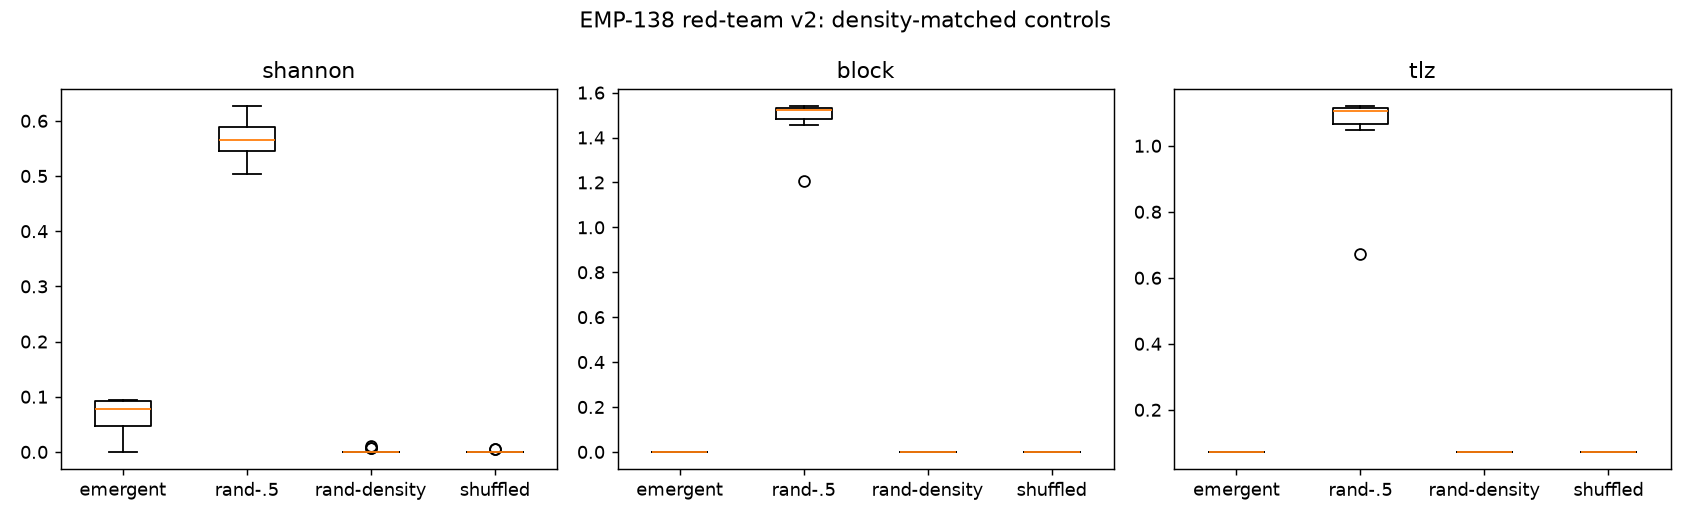

Write Python code to recreate this figure.
# EMP-138 red-team v2 (solid protocol): trajectory-averaged measures, tiled patterns
# so densities are non-trivial, proper pulsar, glider kept in-bounds by re-injection.
import numpy as np, json
from collections import Counter
import matplotlib; matplotlib.use("Agg")
import matplotlib.pyplot as plt
rng = np.random.default_rng(7)
N, T, STEP = 96, 60, 25

def life(g):
    n = (np.roll(g,1,0)+np.roll(g,-1,0)+np.roll(g,1,1)+np.roll(g,-1,1)
         + np.roll(np.roll(g,1,0),1,1)+np.roll(np.roll(g,1,0),-1,1)
         + np.roll(np.roll(g,-1,0),1,1)+np.roll(np.roll(g,-1,0),-1,1))
    return (((g==1)&((n==2)|(n==3))) | ((g==0)&(n==3))).astype(np.float32)

def traj(g, T=T, warmup=True):
    fr=[]; rho=[]; t0 = T//3 if warmup else 0
    for t in range(T):
        g = life(g)
        if t >= t0: fr.append(g.copy()); rho.append(g.mean())
    return fr, rho

def place(pattern_fn, ncopy, seed):
    r = np.random.default_rng(seed); g = np.zeros((N,N))
    for _ in range(ncopy):
        p = pattern_fn()
        H, W = p.shape
        y, x = r.integers(0, N-H), r.integers(0, N-W)
        g[y:y+H, x:x+W] = np.maximum(g[y:y+H, x:x+W], p)
    return g

def still():  # block
    return np.array([[1,1],[1,1]], float)
def blink():
    return np.array([[1,1,1]], float)
def pulsar():
    p = np.zeros((13,13)); c = [0,5,7,12]
    for i in [3,4,8,9]:
        p[i, c] = 1; p[c, i] = 1
    return p
def glider():
    g = np.zeros((6,6)); g[0,1]=g[1,2]=g[2,0]=g[2,1]=g[2,2]=1; return g

# --- features (trajectory-averaged) ---
def shannon(fr): 
    out=[]
    for g in fr:
        p=min(max(g.mean(),1e-9),1-1e-9); out.append(-(p*np.log2(p)+(1-p)*np.log2(1-p)))
    return float(np.mean(out))
def blockent(fr, b=4):
    out=[]
    for g in fr:
        Hb,Wb=N//b,N//b; bl=g[:Hb*b,:Wb*b].reshape(Hb,b,Wb,b).mean(axis=(1,3))
        q=np.digitize(bl,np.quantile(bl,[.25,.5,.75])); c=Counter(q.ravel()); tot=sum(c.values())
        out.append(-sum((v/tot)*np.log2(v/tot) for v in c.values()))
    return float(np.mean(out))
def lz78(seq):
    dic={():0}; i=0; ph=0; L=len(seq)
    while i<L:
        w=()
        while i<L and (w+(seq[i],)) in dic: w=w+(seq[i],); i+=1
        ph+=1
        if i<L: dic[w+(seq[i],)]=len(dic)
        i+=1
    return ph
def tlz(fr, b=4):
    seq=[]
    for g in fr:
        Hb,Wb=N//b,N//b; bl=g[:Hb*b,:Wb*b].reshape(Hb,b,Wb,b).mean(axis=(1,3))
        seq.extend(np.digitize(bl,np.quantile(bl,[.5])).ravel().tolist())
    if len(seq)<16: return 0.0
    n=lz78(tuple(seq)); return float(n*np.log2(n)/len(seq)) if n>1 else 0.0
def feats(fr, rho): return dict(shannon=shannon(fr), block=blockent(fr), tlz=tlz(fr), rho=float(np.mean(rho)))

# emergent group: tiled patterns -> non-trivial density
emerg_specs = {"stillx30":(still,30),"blinkx25":(blink,25),
               "pulsarx4":(pulsar,4),"gliderx20":(glider,20)}
E=[]
for i,(name,(fn,nc)) in enumerate(emerg_specs.items()):
    fr, rho = traj(place(fn, nc, 100+i))
    E.append(feats(fr, rho))

def rand_rho(rho, seed):
    r=np.random.default_rng(seed); return (r.random((N,N))<rho).astype(np.float32)

U=[]; M=[]; S=[]
for i in range(10):
    fr,rho = traj(rand_rho(0.5, 500+i)); U.append(feats(fr,rho))
for j,f in enumerate(E):  # density-matched random
    for i in range(5):
        fr,rho = traj(rand_rho(max(f["rho"],1.0/N), 900+10*j+i)); M.append(feats(fr,rho))
for j,(name,(fn,nc)) in enumerate(emerg_specs.items()):  # spatial-shuffle control
    for i in range(5):
        g0 = place(fn, nc, 100+j); gs=g0.ravel().copy(); np.random.default_rng(2000+j*10+i).shuffle(gs)
        fr,rho = traj(gs.reshape(N,N)); S.append(feats(fr,rho))

def coh(a,b,k): 
    a=np.array([float(d[k]) for d in a]); b=np.array([float(d[k]) for d in b])
    sp=np.sqrt((a.std(ddof=1)**2+b.std(ddof=1)**2)/2); return float((a.mean()-b.mean())/(sp+1e-12))
keys=["shannon","block","tlz"]
res={"cohens_d":{k:{"vs_uniform":coh(E,U,k),"vs_density_matched":coh(E,M,k),"vs_shuffled":coh(E,S,k)} for k in keys},
     "density_emergent":[float(d["rho"]) for d in E],
     "density_uniform":float(np.mean([d["rho"] for d in U])),
     "density_matched":[float(d["rho"]) for d in M][:10]}
def loo1(X,y):
    X=np.array(X); c=0
    for i in range(len(X)):
        d=np.linalg.norm(X-X[i],axis=1); d[i]=np.inf; c+=(y[np.argmin(d)]==y[i])
    return c/len(X)
Xe=[[d[k] for k in keys] for d in E]; Xu=[[d[k] for k in keys] for d in U]; Xm=[[d[k] for k in keys] for d in M]
res["loo_acc_vs_uniform"]=loo1(Xe+Xu,[1]*4+[0]*10)
res["loo_acc_vs_density_matched"]=loo1(Xe+Xm,[1]*4+[0]*len(M))
print(json.dumps(res,indent=2)); json.dump(res,open("emp138_redteam_v2_metrics.json","w"),indent=2)
fig,ax=plt.subplots(1,3,figsize=(13,4))
for i,k in enumerate(keys):
    ax[i].boxplot([[float(d[k]) for d in E],[float(d[k]) for d in U],[float(d[k]) for d in M],[float(d[k]) for d in S]],
                  tick_labels=["emergent","rand-.5","rand-density","shuffled"]); ax[i].set_title(k)
plt.suptitle("EMP-138 red-team v2: density-matched controls")
plt.tight_layout(); plt.savefig("emp138_redteam_v2.png",dpi=130); print("saved")
